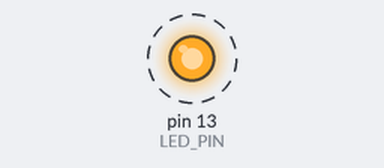
This sketch was run on a simulated Arduino Uno, built with avr-gcc and run on an emulated ATmega328P. Shown: output pins drawn as LEDs (lit = HIGH). Dashed ring = blinking.

Above: at 0.2 s.
Timing chart, 0 to 3.0 s (numbered marks = the images above):
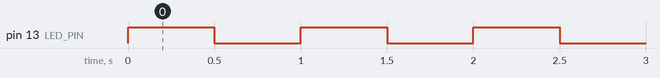

The sketch:

timerInterrupt.ino
```cpp
// (licence header left out)
// This is an example that shows the timer interrupt functionality on the Arduino
// This example uses TIMER 1 compare match interrupt
// Alternatively, one could use the timer overflow interrupt
// But everytime an overflow occurs, the timer needs to be preloaded for timing

// ======[ Timer registers ]======
// TCCRx    Timer/Counter control registers
// TCNTx    Timer/Counter register (value of timer/counter)
// OCRx     Output compare register
// ICRx     Input capture register (only for 16bit register)
// TIMSKx   Interrupt mask register (enable/disable timer interrupts)
// TIFRx    Interrupt flag register (indicate pending timer interrupts)

#define LED_PIN 13

// This function initiates timer 1 and its interrupts
inline void init_timer1() {
    // Reset timer 1 controls
    TCCR1A = 0;
    TCCR1B = 0;

    // Reset timer 1 count
    TCNT1 = 0;

    // Set output compare value
    // Match value = Clock Freq / Prescaler / Desired Freq
    // 31250       = 16 MHz     / 256       / 2 Hz
    OCR1A = 31250;

    // CTC (clear timer on compare match) mode
    TCCR1B |= (1 << WGM12);

    // Set 256 prescaler
    // Prescalers can be 1, 8, 64, 256, 1024
    TCCR1B |= (1 << CS12);

    // Enable timer compare interrupt
    TIMSK1 |= (1 << OCIE1A);
}

// Timer 1 compare interrupt service routine
ISR(TIMER1_COMPA_vect) {
    digitalWrite(LED_PIN, digitalRead(LED_PIN) ^ 1);
}

void setup() {
    pinMode(LED_PIN, OUTPUT);

    // First disable all interrupts
    noInterrupts();

    // Setup timer 1
    init_timer1();

    // Enable all interrupts
    interrupts();
}

void loop() {

}
```

Measured:
- by itself, pin 13 (LED_PIN): alternates HIGH for 0.50 s and LOW for 0.50 s
